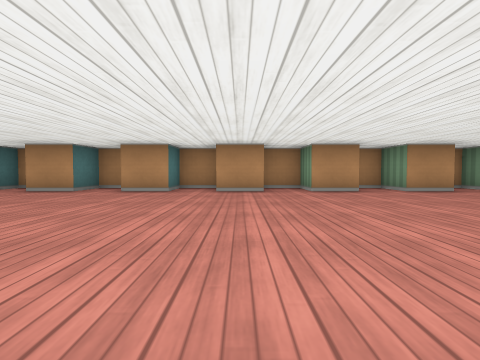
View 1 (above)

16 first-person views from a walk through a cub3D ray-caster map. The camera is about half as high as the walls, tilts 2° down and sees 85° across. The floor is counted in squares. Each view is taken from the middle of a square. On the plan, view 1 faces up. The plan holds only what a view shows up to about 9 squares ahead; the rest is blank.

View 2
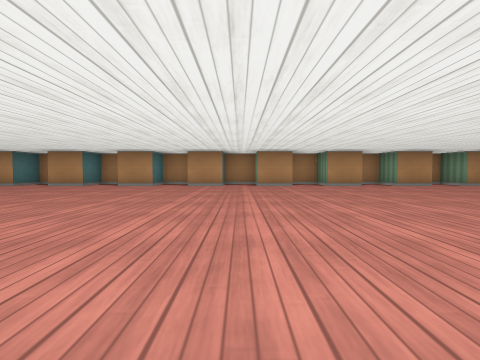

View 3
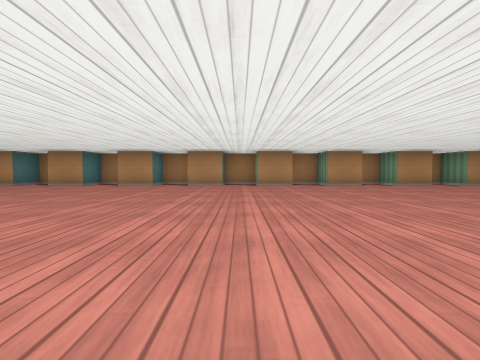

View 4
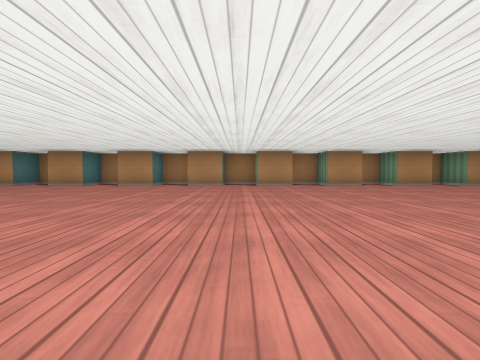

View 5
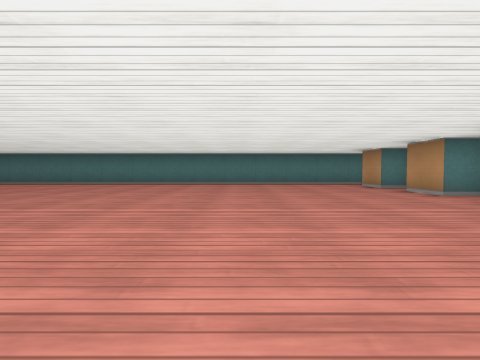

View 6
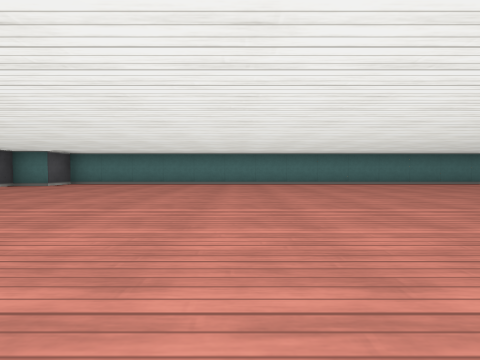

View 7
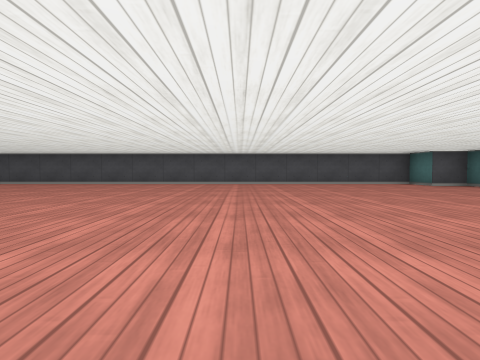

View 8
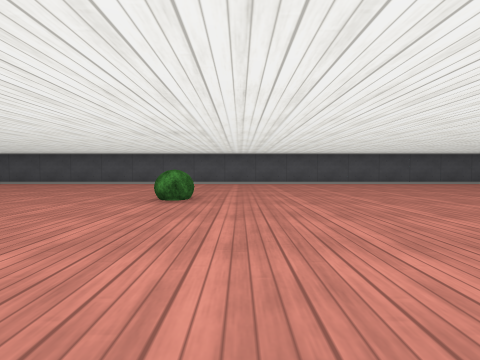

View 9
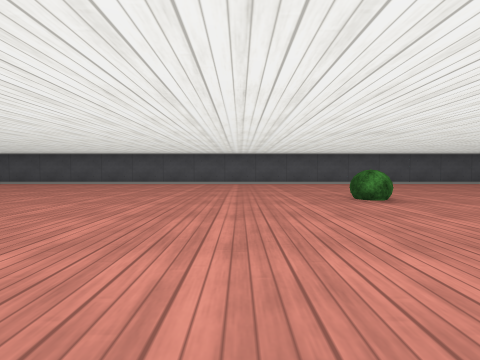

View 10
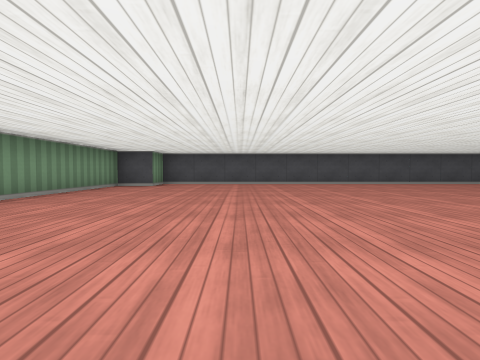

View 11
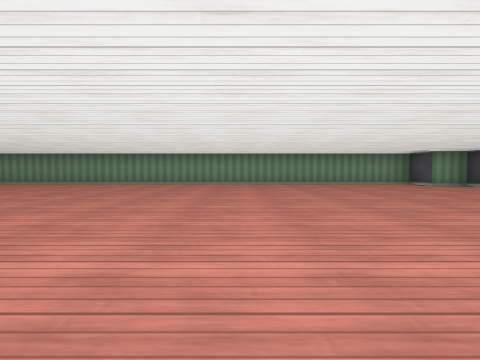

View 12
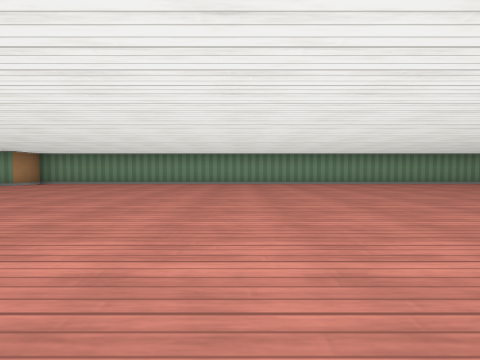

View 13
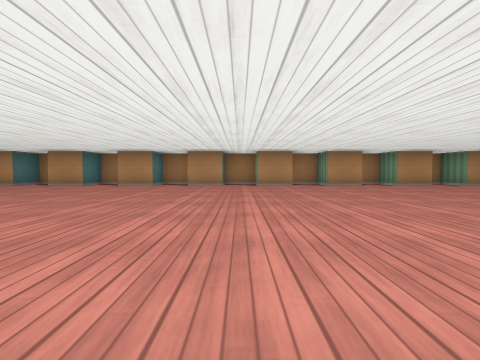

View 14
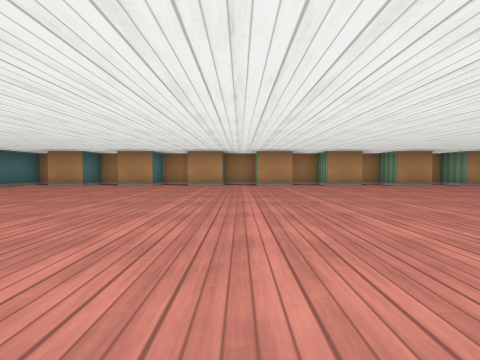

View 15
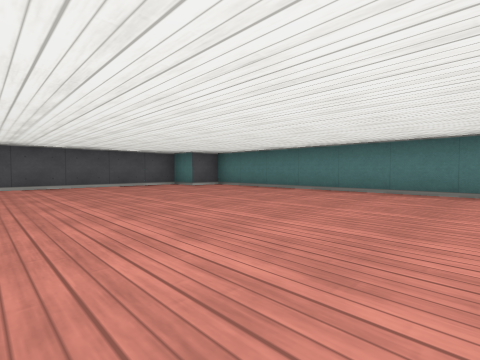

View 16
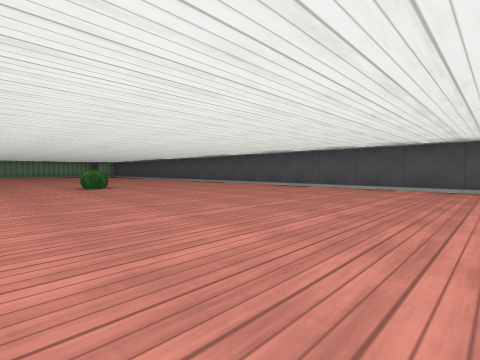

### Floor plan
Points are (right, up) in squares from view 1. A wall is a line through its corners. A room is listed if a view was taken in it or the views show most of it. See-through windows are left out.
Room 1 (views 1, 2, 3, 4, 5, 6, 7, 8, 9, 10, 11, 12, 13, 14, 15, 16)
walls: (-14.4, 6.5) (-15.5, 6.5) (-15.5, 5.5) (-16.5, 5.5); (0.6, 5.5) (-0.5, 5.5) (-0.5, 6.5) (-1.5, 6.5) (-1.5, 5.5) (-2.5, 5.5) (-2.5, 6.5) (-3.5, 6.5) (-3.5, 5.5) (-4.5, 5.5) (-4.5, 6.5) (-5.5, 6.5) (-5.5, 5.5) (-6.5, 5.5) (-6.5, 6.5) (-7.5, 6.5) (-7.5, 5.5) (-8.5, 5.5) (-8.5, 6.5) (-9.5, 6.5) (-9.5, 5.5) (-10.5, 5.5) (-10.5, 6.5) (-11.5, 6.5) (-11.5, 5.5) (-12.5, 5.5) (-12.5, 6.5) (-13.5, 6.5) (-13.5, 5.5) (-14.5, 5.5) (-14.5, 6.1); (-16.6, 6.5) (-17.5, 6.5) (-17.5, 5.5) (-18.5, 5.5); (2.6, 5.5) (1.5, 5.5) (1.5, 6.5) (0.5, 6.5); (-18.9, 6.5) (-19.5, 6.5) (-19.5, 5.5) (-20.5, 5.5); (4.6, 5.5) (3.5, 5.5) (3.5, 6.5) (2.9, 6.5); (-21.5, 6.5) (-21.5, -9.5) (-20.5, -9.5) (-20.5, -10.5) (5.5, -10.5) (5.5, -9.5) (6.5, -9.5) (6.5, 5.5) (5.5, 5.5) (5.5, 6.5) (5.1, 6.5)
objects: bush (-6, -6)

Positions as (right, up) in squares from view 1, and headings:
1: (0, 0), facing up
2: (-1, -2), facing up
3: (-5, -2), facing up
4: (-13, -2), facing up
5: (-13, 2), facing left
6: (-13, -4), facing left
7: (-15, -2), facing down
8: (-7, -2), facing down
9: (-4, -2), facing down
10: (3, -2), facing down
11: (-2, -4), facing right
12: (-2, -1), facing right
13: (-9, -2), facing up
14: (-15, -2), facing up
15: (-16, -3), facing down-left
16: (-13, -4), facing down-right
